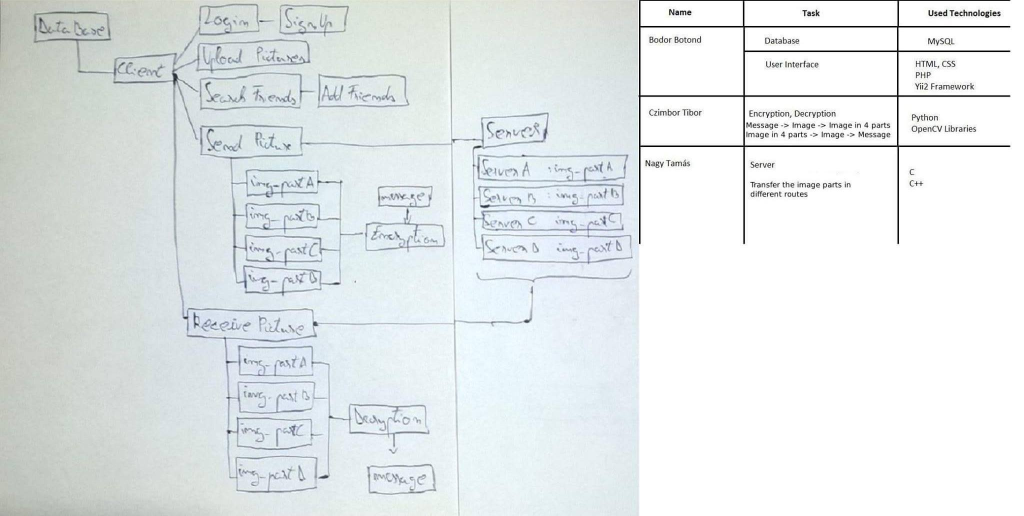
#> input picture proj_terv_0.1.jpg, 2048 x 1032 px (shown at 1/2 size)
$ python imageStega.py --img ../proj_terv_0.1.jpg
#> lines starting #> are read from the running program, lines starting #| are printed output that depends on the picture
### Image-Steganography/MessageEncryption.py
from IMessageMorphing import IMessageMorphing
import numpy as np
import cv2
import imghdr


class MessageEncryption(IMessageMorphing):
    def __init__(self, message, image, fileName):
        super().__init__()
        self.message = message
        self.image = image
        self.fileName = fileName

        self.messageOperation()

    def messageOperation(self):
        imageSize = np.size(self.image) // 8
        print("image size:", imageSize, "bytes")
        textSize = len(self.message)
        print("message size:", textSize, "bytes")

        if textSize > imageSize:
            print("message does not fit in the image!")
            exit()

        """ determine the image format """
        imageType = imghdr.what(self.fileName)
        if imageType == "bmp" or imageType == "png" or imageType == "tiff":
            self.image = self.LSB()
        else:
            if imageType == "jpeg" or imageType == "gif":
                # TODO: implement the encryption for the lossy image formats
                self.image = None

    # [50 lines left out: functions LSB, nextBit, toBin, not called in this run]

    """ if the binary representation is not 8 bits long """
    # [4 lines left out: function completeBinary, not called in this run]

    def getImage(self):
        return self.image

### Image-Steganography/IMessageMorphing.py
from abc import ABCMeta, abstractmethod


class IMessageMorphing(object, metaclass=ABCMeta):
    def __init__(self):
        pass

    @abstractmethod
    def messageOperation(self):
        raise NotImplementedError

### Image-Steganography/imageStega.py
import argparse
import os

import cv2

from MessageDecryption import MessageDecryption
from MessageEncryption import MessageEncryption


class OpenCVException(Exception):
    pass


def main():
    args = parseArguments()
    message = args.message
    fileName = args.fileName
    nrOfParts = args.nrOfParts

    if args.fileName is None:
        dirPath = os.getcwd()
        fileName = os.path.join(dirPath, "images", "inputImage.png")
    image = cv2.imread(fileName)
#> image is the input picture: shape (1032, 2048, 3); mean B, G, R 233.9, 233, 227.9
    if image is not None:
        image = cv2.resize(image, (800, 600))
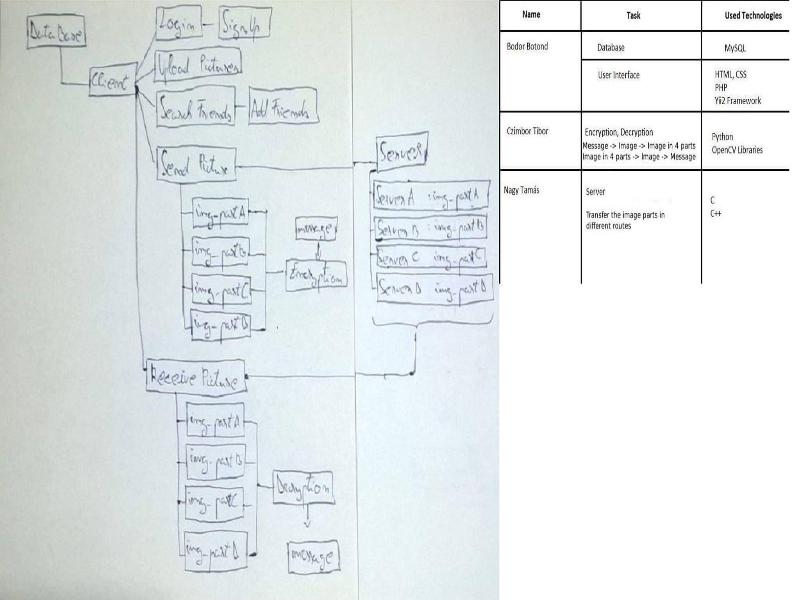
#> image: shape (600, 800, 3); mean B, G, R 233.8, 232.9, 227.9
        #cv2.imshow("original", image)
    else:
        raise OpenCVException("Not a valid image file!")

    '''
    imageSplitter = ImageSplitter(image, nrOfParts)
    parts = imageSplitter.getParts()

    imageAssembler = ImageAssembler(parts)
    fullImage = imageAssembler.getImage()
    cv2.imshow("reconstructed", fullImage)
    cv2.waitKey(0)
    '''

    message = "Hello world! This should be encrypted and you shouldn't see this."
    print("original message: ", message)
    messageEncryptor = MessageEncryption(message, image, fileName)
#> in messageOperation, `imageSize = np.size(self.image) // 8`: imageSize = 180000
#| image size: 180000 bytes
    stegaImage = messageEncryptor.getImage()
    # cv2.imshow("steganographed image", stegaImage)
    # cv2.waitKey(0)

    messageLen = len(message)
    if stegaImage is not None:
        messageDecryptor = MessageDecryption(stegaImage, messageLen, fileName)
        decryptedMessage = messageDecryptor.getMessage()
        print("decrypted message: ", decryptedMessage)
    else:
#> (the run stopped early here; a loop or call above may not have finished)
